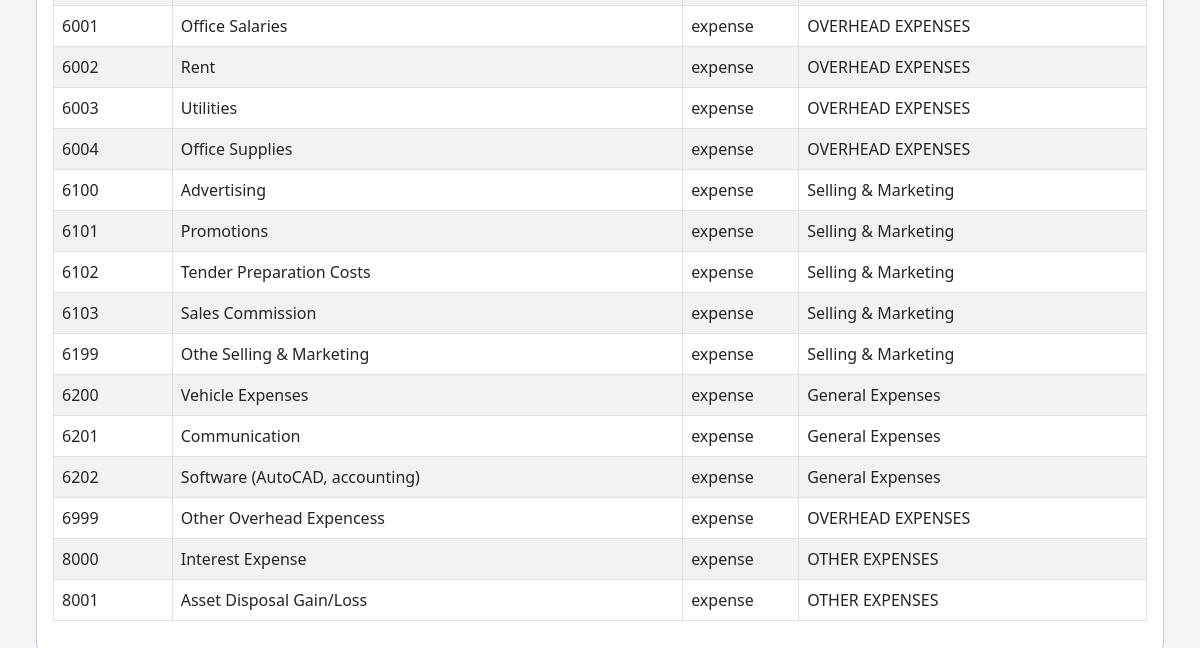
Before: /gl/ (signed in, lower part) with the older database file.
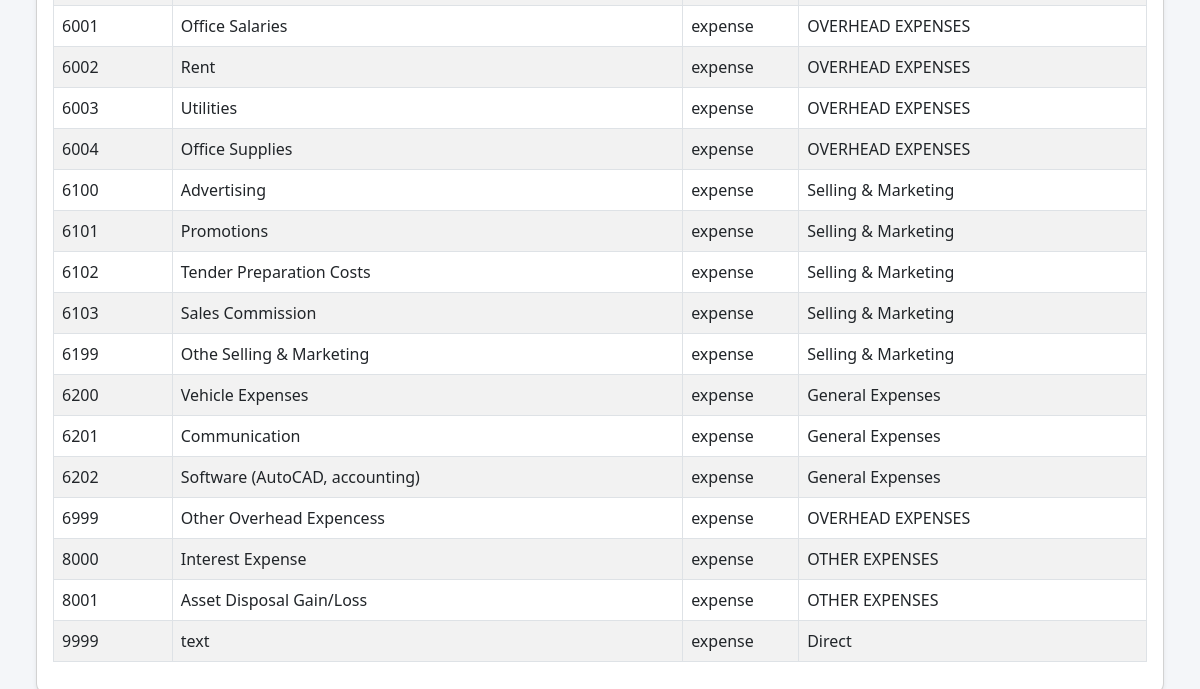
After: the same page with the newer database file.
### pos/models.py (models this page shows, shortened)
class GLMaster(models.Model):
    GL_TYPE_CHOICES = [
        ("asset", "Asset"),
        ("liability", "Liability"),
        ("equity", "Equity"),
        ("income", "Income"),
        ("expense", "Expense"),
    ]
    gl_code = models.CharField(max_length=50, unique=True)
    gl_name = models.CharField(max_length=200)
    gl_type = models.CharField(max_length=20, choices=GL_TYPE_CHOICES)
    parent_group = models.CharField(max_length=100, blank=True, null=True)
    description = models.TextField(blank=True, null=True)
    is_active = models.BooleanField(default=True)
    class Meta:
        ordering = ["gl_code"]

### pos/views.py (the view)
# urls.py: path('gl/', views.gl_list, name='gl_list'),
@user_passes_test(can_use_gl)
def gl_list(request):
    gls = GLMaster.objects.all().order_by("gl_code")
    return render(request, "pos/gl_list.html", {"gl_accounts": gls})

### pos/views.py (called while the page is built)
def is_owner(user):
    return user.is_superuser or user.groups.filter(name__iexact="Owner").exists()

def can_use_gl(user):
    return is_owner(user)

### pos/templates/pos/gl_list.html (shortened to what this page needs)
<!DOCTYPE html>
<html>
<head>
    <link href="https://cdn.jsdelivr.net/npm/bootstrap@5.3.0/dist/css/bootstrap.min.css" rel="stylesheet">
</head>
<body class="p-4">
<div class="container-fluid">
    <div class="card shadow-sm p-3">
        <div class="table-responsive">
            <table class="table table-bordered table-striped bg-white">
                <tbody>
                    {% for gl in gl_accounts %}
                    <tr>
                        <td>{{ gl.gl_code }}</td>
                        <td>{{ gl.gl_name }}</td>
                        <td>{{ gl.gl_type }}</td>
                        <td>{{ gl.parent_group|default:"-" }}</td>
                    </tr>
                    {% empty %}
                    <tr>
                        <td colspan="4" class="text-center">No GL accounts found</td>
                    </tr>
                    {% endfor %}
                </tbody>
            </table>
        </div>
    </div>
</div>
</body>
</html>

Changed rows visible on the page:
added GLMaster: gl_code "9999", gl_name "text", gl_type "expense", parent_group "Direct"
